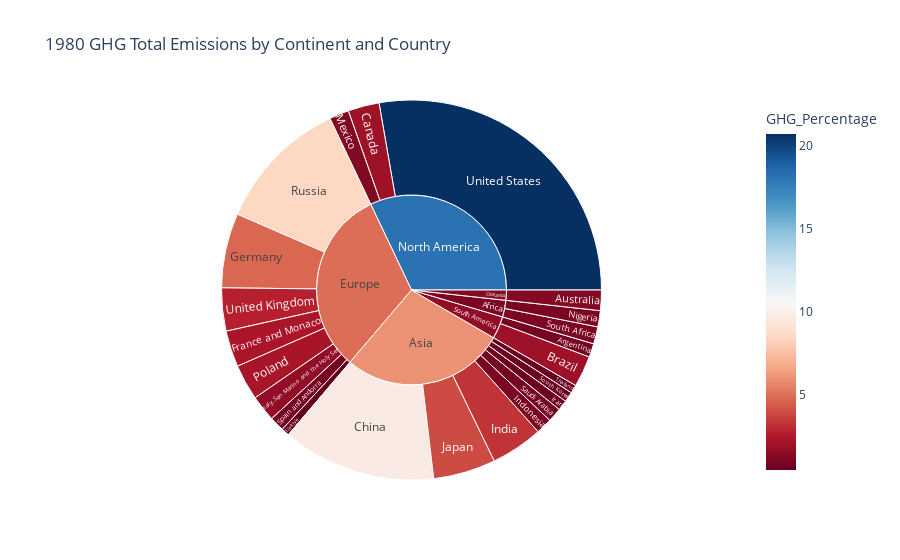
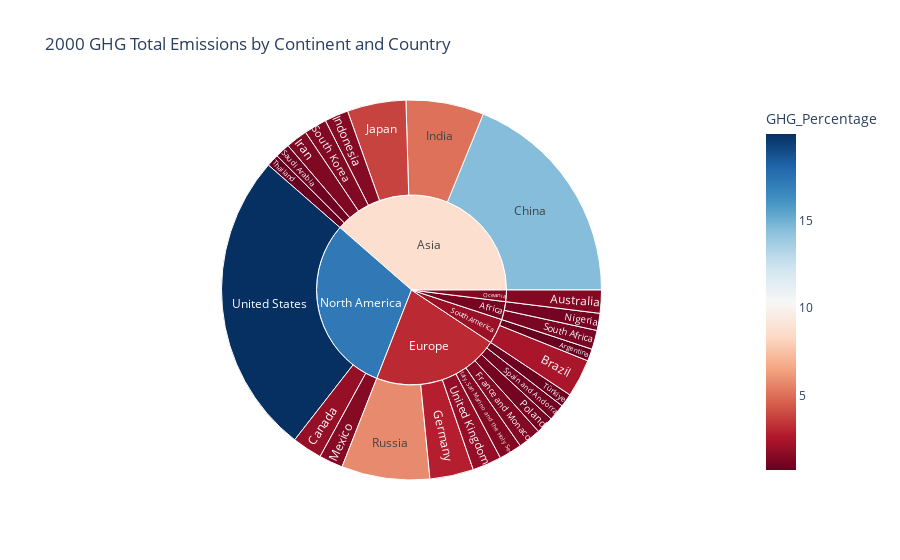
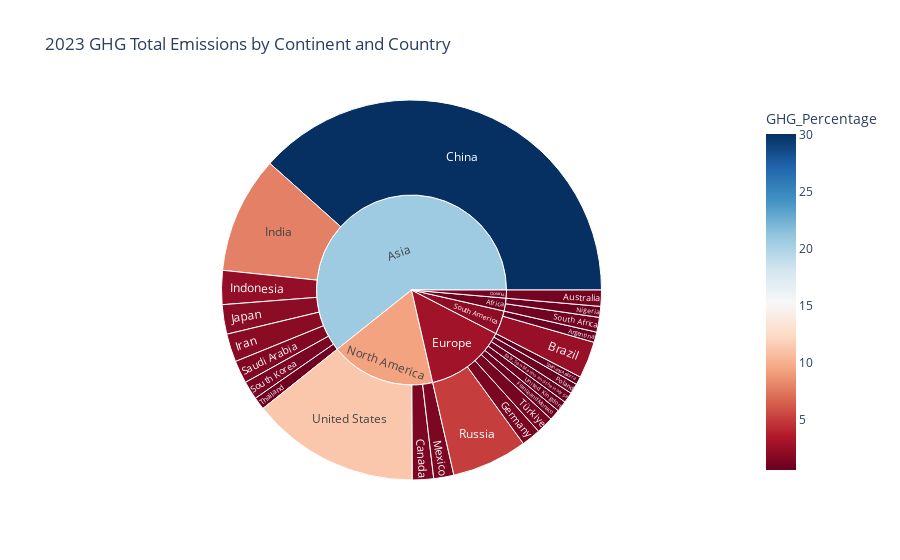

Notebook code for these charts, in order:
### Code cell
for year in selected_years:
# Step 3: Create the sunburst plot
    fig = px.sunburst(
        result.query(f'Year == {year}'),
        path = ['Continent','Country'],  # Hierarchy: Continent -> Country
        values= 'GHG_Percentage',  # Values to use for sizing
        color = 'GHG_Percentage',
        color_continuous_scale='RdBu',
        #color_continuous_midpoint=np.average(result['GHG'], weights=result['GHG_Percentage']),
        title=f'{year} GHG Total Emissions by Continent and Country'
    )


    # Show the plot
    fig.show()

### Figure 1 — Plotly figure (JSON) as saved in the notebook; plotly's stock layout.template omitted (floating-point values rounded to 4 significant figures)
{"data": [{"branchvalues": "total", "customdata": [[0.8648], [1.296], [1.98], [1.987], [9.772], [2.308], [4.742], [3.307], [1.018], [0.6509], [1.666], [3.968], [1.245], [1.026], [2.265], [8.513], [0.9008], [1.092], [0.6427], [0.9442], [0.5255], [0.5071], [2.734], [20.71], [1.06], [6.021], [4.933], [18.14], [1.296], [1.641]], "domain": {"x": [0, 1], "y": [0, 1]}, "hovertemplate": "labels=%{label}<br>GHG_Percentage_sum=%{value}<br>parent=%{parent}<br>id=%{id}<br>GHG_Percentage=%{color}<extra></extra>", "ids": ["South America/Argentina", "Oceania/Australia", "South America/Brazil", "North America/Canada", "Asia/China", "Europe/France and Monaco", "Europe/Germany", "Asia/India", "Asia/Indonesia", "Asia/Iran", "Europe/Italy, San Marino and the Holy See", "Asia/Japan", "North America/Mexico", "Africa/Nigeria", "Europe/Poland", "Europe/Russia", "Asia/Saudi Arabia", "Africa/South Africa", "Asia/South Korea", "Europe/Spain and Andorra", "Asia/Thailand", "Europe/Türkiye", "Europe/United Kingdom", "North America/United States", "Africa", "Asia", "Europe", "North America", "Oceania", "South America"], "labels": ["Argentina", "Australia", "Brazil", "Canada", "China", "France and Monaco", "Germany", "India", "Indonesia", "Iran", "Italy, San Marino and the Holy See", "Japan", "Mexico", "Nigeria", "Poland", "Russia", "Saudi Arabia", "South Africa", "South Korea", "Spain and Andorra", "Thailand", "Türkiye", "United Kingdom", "United States", "Africa", "Asia", "Europe", "North America", "Oceania", "South America"], "marker": {"coloraxis": "coloraxis", "colors": [0.8648, 1.296, 1.98, 1.987, 9.772, 2.308, 4.742, 3.307, 1.018, 0.6509, 1.666, 3.968, 1.245, 1.026, 2.265, 8.513, 0.9008, 1.092, 0.6427, 0.9442, 0.5255, 0.5071, 2.734, 20.71, 1.06, 6.021, 4.933, 18.14, 1.296, 1.641]}, "name": "", "parents": ["South America", "Oceania", "South America", "North America", "Asia", "Europe", "Europe", "Asia", "Asia", "Asia", "Europe", "Asia", "North America", "Africa", "Europe", "Europe", "Asia", "Africa", "Asia", "Europe", "Asia", "Europe", "Europe", "North America", "", "", "", "", "", ""], "type": "sunburst", "values": [0.8648, 1.296, 1.98, 1.987, 9.772, 2.308, 4.742, 3.307, 1.018, 0.6509, 1.666, 3.968, 1.245, 1.026, 2.265, 8.513, 0.9008, 1.092, 0.6427, 0.9442, 0.5255, 0.5071, 2.734, 20.71, 2.118, 20.79, 23.68, 23.94, 1.296, 2.845]}], "layout": {"coloraxis": {"colorbar": {"title": {"text": "GHG_Percentage"}}, "colorscale": [[0, "rgb(103,0,31)"], [0.1, "rgb(178,24,43)"], [0.2, "rgb(214,96,77)"], [0.3, "rgb(244,165,130)"], [0.4, "rgb(253,219,199)"], [0.5, "rgb(247,247,247)"], [0.6, "rgb(209,229,240)"], [0.7, "rgb(146,197,222)"], [0.8, "rgb(67,147,195)"], [0.9, "rgb(33,102,172)"], [1, "rgb(5,48,97)"]]}, "legend": {"tracegroupgap": 0}, "title": {"text": "1980 GHG Total Emissions by Continent and Country"}}}

### Figure 2 — Plotly figure (JSON) as saved in the notebook; plotly's stock layout.template omitted (floating-point values rounded to 4 significant figures)
{"data": [{"branchvalues": "total", "customdata": [[0.7968], [1.511], [2.485], [1.964], [14.49], [1.493], [2.862], [5.101], [1.556], [1.416], [1.503], [3.846], [1.565], [1.12], [1.147], [5.775], [0.9681], [1.247], [1.489], [1.096], [0.8126], [0.8685], [1.91], [19.91], [1.187], [8.729], [3.179], [17.18], [1.511], [2.075]], "domain": {"x": [0, 1], "y": [0, 1]}, "hovertemplate": "labels=%{label}<br>GHG_Percentage_sum=%{value}<br>parent=%{parent}<br>id=%{id}<br>GHG_Percentage=%{color}<extra></extra>", "ids": ["South America/Argentina", "Oceania/Australia", "South America/Brazil", "North America/Canada", "Asia/China", "Europe/France and Monaco", "Europe/Germany", "Asia/India", "Asia/Indonesia", "Asia/Iran", "Europe/Italy, San Marino and the Holy See", "Asia/Japan", "North America/Mexico", "Africa/Nigeria", "Europe/Poland", "Europe/Russia", "Asia/Saudi Arabia", "Africa/South Africa", "Asia/South Korea", "Europe/Spain and Andorra", "Asia/Thailand", "Europe/Türkiye", "Europe/United Kingdom", "North America/United States", "Africa", "Asia", "Europe", "North America", "Oceania", "South America"], "labels": ["Argentina", "Australia", "Brazil", "Canada", "China", "France and Monaco", "Germany", "India", "Indonesia", "Iran", "Italy, San Marino and the Holy See", "Japan", "Mexico", "Nigeria", "Poland", "Russia", "Saudi Arabia", "South Africa", "South Korea", "Spain and Andorra", "Thailand", "Türkiye", "United Kingdom", "United States", "Africa", "Asia", "Europe", "North America", "Oceania", "South America"], "marker": {"coloraxis": "coloraxis", "colors": [0.7968, 1.511, 2.485, 1.964, 14.49, 1.493, 2.862, 5.101, 1.556, 1.416, 1.503, 3.846, 1.565, 1.12, 1.147, 5.775, 0.9681, 1.247, 1.489, 1.096, 0.8126, 0.8685, 1.91, 19.91, 1.187, 8.729, 3.179, 17.18, 1.511, 2.075]}, "name": "", "parents": ["South America", "Oceania", "South America", "North America", "Asia", "Europe", "Europe", "Asia", "Asia", "Asia", "Europe", "Asia", "North America", "Africa", "Europe", "Europe", "Asia", "Africa", "Asia", "Europe", "Asia", "Europe", "Europe", "North America", "", "", "", "", "", ""], "type": "sunburst", "values": [0.7968, 1.511, 2.485, 1.964, 14.49, 1.493, 2.862, 5.101, 1.556, 1.416, 1.503, 3.846, 1.565, 1.12, 1.147, 5.775, 0.9681, 1.247, 1.489, 1.096, 0.8126, 0.8685, 1.91, 19.91, 2.368, 29.68, 16.65, 23.44, 1.511, 3.282]}], "layout": {"coloraxis": {"colorbar": {"title": {"text": "GHG_Percentage"}}, "colorscale": [[0, "rgb(103,0,31)"], [0.1, "rgb(178,24,43)"], [0.2, "rgb(214,96,77)"], [0.3, "rgb(244,165,130)"], [0.4, "rgb(253,219,199)"], [0.5, "rgb(247,247,247)"], [0.6, "rgb(209,229,240)"], [0.7, "rgb(146,197,222)"], [0.8, "rgb(67,147,195)"], [0.9, "rgb(33,102,172)"], [1, "rgb(5,48,97)"]]}, "legend": {"tracegroupgap": 0}, "title": {"text": "2000 GHG Total Emissions by Continent and Country"}}}

### Figure 3 — Plotly figure (JSON) as saved in the notebook; plotly's stock layout.template omitted (floating-point values rounded to 4 significant figures)
{"data": [{"branchvalues": "total", "customdata": [[0.6905], [1.08], [2.455], [1.412], [30.1], [0.7279], [1.287], [7.805], [2.266], [1.882], [0.7064], [1.966], [1.345], [0.7271], [0.6869], [5.045], [1.52], [0.9858], [1.235], [0.5388], [0.8322], [1.145], [0.7162], [11.25], [0.876], [20.67], [2.831], [9.312], [1.08], [2.068]], "domain": {"x": [0, 1], "y": [0, 1]}, "hovertemplate": "labels=%{label}<br>GHG_Percentage_sum=%{value}<br>parent=%{parent}<br>id=%{id}<br>GHG_Percentage=%{color}<extra></extra>", "ids": ["South America/Argentina", "Oceania/Australia", "South America/Brazil", "North America/Canada", "Asia/China", "Europe/France and Monaco", "Europe/Germany", "Asia/India", "Asia/Indonesia", "Asia/Iran", "Europe/Italy, San Marino and the Holy See", "Asia/Japan", "North America/Mexico", "Africa/Nigeria", "Europe/Poland", "Europe/Russia", "Asia/Saudi Arabia", "Africa/South Africa", "Asia/South Korea", "Europe/Spain and Andorra", "Asia/Thailand", "Europe/Türkiye", "Europe/United Kingdom", "North America/United States", "Africa", "Asia", "Europe", "North America", "Oceania", "South America"], "labels": ["Argentina", "Australia", "Brazil", "Canada", "China", "France and Monaco", "Germany", "India", "Indonesia", "Iran", "Italy, San Marino and the Holy See", "Japan", "Mexico", "Nigeria", "Poland", "Russia", "Saudi Arabia", "South Africa", "South Korea", "Spain and Andorra", "Thailand", "Türkiye", "United Kingdom", "United States", "Africa", "Asia", "Europe", "North America", "Oceania", "South America"], "marker": {"coloraxis": "coloraxis", "colors": [0.6905, 1.08, 2.455, 1.412, 30.1, 0.7279, 1.287, 7.805, 2.266, 1.882, 0.7064, 1.966, 1.345, 0.7271, 0.6869, 5.045, 1.52, 0.9858, 1.235, 0.5388, 0.8322, 1.145, 0.7162, 11.25, 0.876, 20.67, 2.831, 9.312, 1.08, 2.068]}, "name": "", "parents": ["South America", "Oceania", "South America", "North America", "Asia", "Europe", "Europe", "Asia", "Asia", "Asia", "Europe", "Asia", "North America", "Africa", "Europe", "Europe", "Asia", "Africa", "Asia", "Europe", "Asia", "Europe", "Europe", "North America", "", "", "", "", "", ""], "type": "sunburst", "values": [0.6905, 1.08, 2.455, 1.412, 30.1, 0.7279, 1.287, 7.805, 2.266, 1.882, 0.7064, 1.966, 1.345, 0.7271, 0.6869, 5.045, 1.52, 0.9858, 1.235, 0.5388, 0.8322, 1.145, 0.7162, 11.25, 1.713, 47.61, 10.85, 14.01, 1.08, 3.145]}], "layout": {"coloraxis": {"colorbar": {"title": {"text": "GHG_Percentage"}}, "colorscale": [[0, "rgb(103,0,31)"], [0.1, "rgb(178,24,43)"], [0.2, "rgb(214,96,77)"], [0.3, "rgb(244,165,130)"], [0.4, "rgb(253,219,199)"], [0.5, "rgb(247,247,247)"], [0.6, "rgb(209,229,240)"], [0.7, "rgb(146,197,222)"], [0.8, "rgb(67,147,195)"], [0.9, "rgb(33,102,172)"], [1, "rgb(5,48,97)"]]}, "legend": {"tracegroupgap": 0}, "title": {"text": "2023 GHG Total Emissions by Continent and Country"}}}
